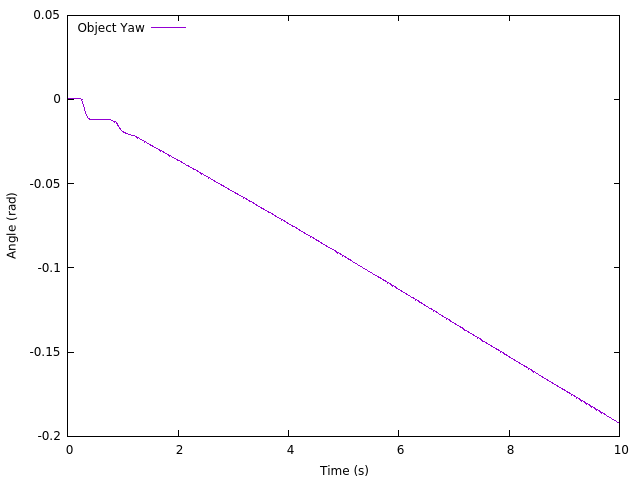

The script that drew this image:
set xlabel "Time (s)"
set ylabel "Angle (rad)"
set yrange [-0.2:0.05]
set key left top
plot "simulation_wall.dat" using 1:4 with lines title "Object Yaw"
